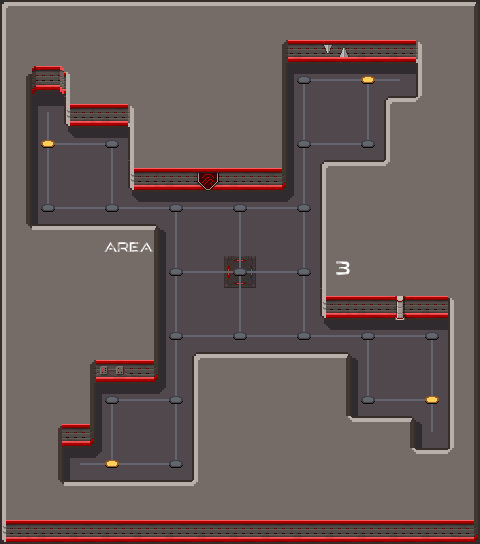

A level layout from a 2D game, rendered from its tile map. Below: a short description, then the map file with its tile-grid data intact:
An orthogonal 15x17 tile map with 32x32 px tiles, 6 tile layers (floor, shadow, wall, p, ...), 2 tilesets.

<map version="1.10" tiledversion="1.10.2" orientation="orthogonal" renderorder="right-down" width="15" height="17" tilewidth="32" tileheight="32" infinite="0" nextlayerid="8" nextobjectid="1">
 <tileset firstgid="1" source="alien_spaceship_tileset2.tsx" />
 <tileset firstgid="241" source="scifi_tileset_01.tsx" />
 <layer id="3" name="floor" width="15" height="17">
  <data encoding="csv">
151,151,151,151,151,151,151,151,151,151,151,151,151,151,151,
151,151,151,151,151,151,151,151,151,151,151,151,151,151,151,
151,151,151,151,151,151,151,151,151,151,151,151,151,151,151,
151,151,151,151,151,151,151,151,151,151,151,151,151,151,151,
151,151,151,151,151,151,151,151,151,151,151,151,151,151,151,
151,151,151,151,151,151,151,151,151,151,151,151,151,151,151,
151,151,151,151,151,151,151,151,151,151,151,151,151,151,151,
151,151,151,151,151,151,151,151,151,151,151,151,151,151,151,
151,151,151,151,151,151,151,183,151,151,151,151,151,151,151,
151,151,151,151,151,151,151,151,151,151,151,151,151,151,151,
151,151,151,151,151,151,151,151,151,151,151,151,151,151,151,
151,151,151,151,151,151,151,151,151,151,151,151,151,151,151,
151,151,151,151,151,151,151,151,151,151,151,151,151,151,151,
151,151,151,151,151,151,151,151,151,151,151,151,151,151,151,
151,151,151,151,151,151,151,151,151,151,151,151,151,151,151,
151,151,151,151,151,151,151,151,151,151,151,151,151,151,151,
151,151,151,151,151,151,151,151,151,151,151,151,151,151,151
</data>
 </layer>
 <layer id="4" name="shadow" width="15" height="17" opacity="0.4">
  <data encoding="csv">
36,0,0,0,0,0,0,0,0,0,0,0,0,0,36,
0,0,0,0,0,0,0,0,0,0,0,0,0,0,0,
0,36,0,0,0,0,0,0,0,13,22,22,22,0,0,
0,13,0,0,0,0,0,0,0,43,0,0,0,0,0,
0,43,24,22,0,0,0,0,0,43,0,0,0,0,0,
0,43,0,0,0,0,0,0,36,43,0,0,0,0,0,
0,43,0,0,24,22,22,22,22,23,0,0,0,0,0,
0,0,0,0,33,33,0,0,0,0,0,0,0,0,0,
0,0,0,0,0,43,0,0,0,0,0,0,0,0,0,
0,0,0,0,0,43,0,0,0,0,0,0,0,0,0,
0,0,0,0,0,43,0,0,0,0,24,22,22,22,0,
0,0,0,0,36,43,0,0,0,0,0,33,0,0,0,
0,0,0,13,22,23,0,0,0,0,0,43,0,0,0,
0,0,36,43,0,0,0,0,0,0,0,0,0,33,0,
0,0,13,23,0,0,0,0,0,0,0,0,0,0,0,
0,0,0,0,0,0,0,0,0,0,0,0,0,0,0,
36,0,0,0,0,0,0,0,0,0,0,0,0,0,36
</data>
 </layer>
 <layer id="2" name="wall" width="15" height="17">
  <data encoding="csv">
34,53,53,53,53,53,53,53,53,53,53,53,53,53,32,
25,1,1,1,1,1,1,1,2,111,106,111,111,4,21,
63,3,15,1,1,1,1,1,21,0,0,0,0,25,21,
28,0,14,111,4,1,1,1,21,0,0,0,34,35,21,
28,0,0,0,44,1,1,1,21,0,0,0,44,1,21,
28,0,0,0,14,111,116,111,12,0,34,53,54,1,21,
28,0,0,0,0,0,0,0,0,0,44,1,1,1,21,
72,53,53,53,32,0,0,0,0,0,44,1,1,1,21,
25,1,1,1,42,0,0,0,0,0,44,1,1,1,21,
25,1,1,1,42,0,0,0,0,0,14,111,105,111,62,
25,1,1,1,42,0,0,0,0,0,0,0,0,0,28,
25,1,2,108,12,0,34,53,53,53,32,0,0,0,28,
25,1,21,0,0,0,25,1,1,1,21,0,0,0,28,
25,11,12,0,0,0,25,1,1,1,52,53,32,0,28,
25,21,0,0,0,0,25,1,1,1,1,1,52,53,73,
25,31,53,53,53,53,54,1,1,1,1,1,1,1,21,
14,111,111,111,111,111,111,111,111,111,111,111,111,111,12
</data>
 </layer>
 <layer id="7" name="p" width="15" height="17">
  <data encoding="csv">
0,0,0,0,0,0,0,0,0,0,0,0,0,0,0,
0,0,0,0,0,0,0,0,0,0,0,0,0,0,0,
0,0,0,0,0,0,0,0,0,0,0,0,0,0,0,
0,0,0,0,0,0,0,0,0,0,0,0,0,0,0,
0,0,0,0,0,0,0,0,0,0,0,0,0,0,0,
0,0,0,0,0,0,0,0,0,0,0,0,0,0,0,
0,0,0,0,0,0,0,0,0,0,0,0,0,0,0,
0,0,0,391,392,0,0,0,0,0,0,0,0,0,0,
0,0,0,0,0,0,0,0,0,0,396,0,0,0,0,
0,0,0,0,0,0,0,0,0,0,0,0,0,0,0,
0,0,0,0,0,0,0,0,0,0,0,0,0,0,0,
0,0,0,0,0,0,0,0,0,0,0,0,0,0,0,
0,0,0,0,0,0,0,0,0,0,0,0,0,0,0,
0,0,0,0,0,0,0,0,0,0,0,0,0,0,0,
0,0,0,0,0,0,0,0,0,0,0,0,0,0,0,
0,0,0,0,0,0,0,0,0,0,0,0,0,0,0,
0,0,0,0,0,0,0,0,0,0,0,0,0,0,0
</data>
 </layer>
 <layer id="5" name="line" width="15" height="17">
  <data encoding="csv">
0,0,0,0,0,0,0,0,0,0,0,0,0,0,0,
0,0,0,0,0,0,0,0,0,0,0,0,0,0,0,
0,0,0,0,0,0,0,0,0,2684354720,1610612915,3221225631,3221225642,0,0,
0,2684354730,0,0,0,0,0,0,0,3221225651,0,3221225651,0,0,0,
0,2684354719,2684354739,3221225632,0,0,0,0,0,2684354719,1610612915,1610612896,0,0,0,
0,179,0,179,0,0,0,0,0,3221225651,0,0,0,0,0,
0,160,2684354739,159,2684354739,3221225631,2684354739,3221225631,2684354739,1610612895,0,0,0,0,0,
0,0,0,0,0,179,0,179,0,179,0,0,0,0,0,
0,0,0,0,0,2684354719,2684354739,169,2684354739,1610612895,0,0,0,0,0,
0,0,0,0,0,179,0,179,0,179,0,0,0,0,0,
0,0,0,0,0,2684354719,2684354739,159,2684354739,159,2684354739,3221225631,2684354739,3221225632,0,
0,0,0,0,0,3221225651,0,0,0,0,0,179,0,179,0,
0,0,0,2684354720,1610612915,1610612895,0,0,0,0,0,160,2684354739,1610612895,0,
0,0,0,179,0,3221225651,0,0,0,0,0,0,0,1610612906,0,
0,0,170,159,2684354739,1610612896,0,0,0,0,0,0,0,0,0,
0,0,0,0,0,0,0,0,0,0,0,0,0,0,0,
0,0,0,0,0,0,0,0,0,0,0,0,0,0,0
</data>
 </layer>
 <layer id="1" name="point" width="15" height="17">
  <data encoding="csv">
0,0,0,0,0,0,0,0,0,0,0,0,0,0,0,
0,0,0,0,0,0,0,0,0,0,0,0,0,0,0,
0,0,0,0,0,0,0,0,0,168,0,158,0,0,0,
0,0,0,0,0,0,0,0,0,0,0,0,0,0,0,
0,158,0,168,0,0,0,0,0,168,0,168,0,0,0,
0,0,0,0,0,0,0,0,0,0,0,0,0,0,0,
0,168,0,168,0,168,0,168,0,168,0,0,0,0,0,
0,0,0,0,0,0,0,0,0,0,0,0,0,0,0,
0,0,0,0,0,168,0,168,0,168,0,0,0,0,0,
0,0,0,0,0,0,0,0,0,0,0,0,0,0,0,
0,0,0,0,0,168,0,168,0,168,0,168,0,168,0,
0,0,0,0,0,0,0,0,0,0,0,0,0,0,0,
0,0,0,168,0,168,0,0,0,0,0,168,0,158,0,
0,0,0,0,0,0,0,0,0,0,0,0,0,0,0,
0,0,0,158,0,168,0,0,0,0,0,0,0,0,0,
0,0,0,0,0,0,0,0,0,0,0,0,0,0,0,
0,0,0,0,0,0,0,0,0,0,0,0,0,0,0
</data>
 </layer>
</map>
